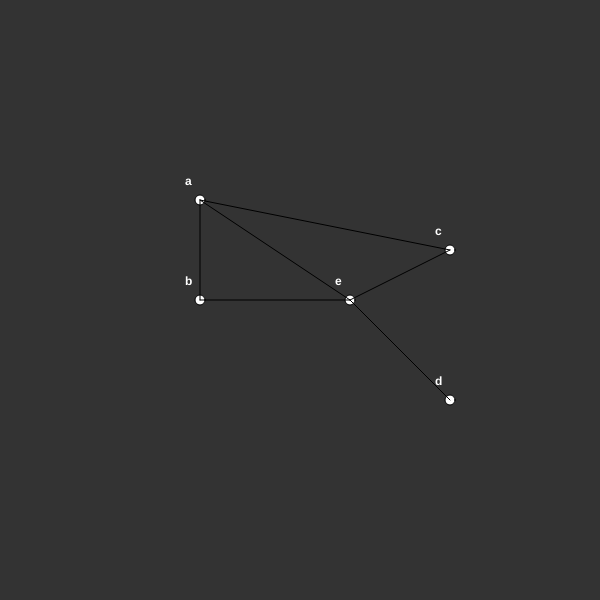
Frame 1 (no input)
Frame 60 (no input): identical to frame 1, image omitted
Frame 120 (the mouse pressed at the canvas centre since frame 60): identical to frame 1, image omitted

The p5.js sketch that drew this single still picture (run headless with seeded random() and noise() and a simulated clock; from frame 60 on, the mouse is pressed at the canvas centre):

// p5.js sketch
// ── sketch.js
var mygraph;
var nodes = [];
function setup() {
  createCanvas(600, 600)
  nodes.push(new Node("a", ["b", "e", "c"], createVector(200, 200)))
  nodes.push(new Node("b", ["a", "e"], createVector(200, 300)))
  nodes.push(new Node("c", ["a", "e"], createVector(450, 250)))
  nodes.push(new Node("d", ["e"], createVector(450, 400)))
  nodes.push(new Node("e", ["a", "b", "c", "d"], createVector(350, 300)))
  mygraph = new Graph(nodes);
}

function draw() {
  background(51);
  mygraph.show()
  mygraph.connect("a", "b")
  mygraph.connect("a", "e")
  mygraph.connect("a", "c")
  mygraph.connect("e", "d")
  mygraph.connect("e", "c")
  mygraph.connect("e", "b")
}

// ── graph.js
function Graph(nodes){
  this.nodes = nodes;
  this.show = function(){
    for(var i = 0; i < this.nodes.length; i++){
      this.nodes[i].show()
    }
  }
  this.connect = function(where, to){
    index1 = this.getIndex(where)
    index2 = this.getIndex(to)
    line(this.nodes[index1].pos.x, this.nodes[index1].pos.y, this.nodes[index2].pos.x, this.nodes[index2].pos.y)
  }

  this.getIndex = function(name){
    for(var i = 0; i < this.nodes.length; i++){
      if(this.nodes[i].name == name){
        return i
      }
    }
    return -1
  }

    this.searchPath = function(where, to){
      search_queue = []
      search_queue.push(this.nodes[0])
      var steps = 0
      firstel = [search_queue[0], ]
      while(search_queue){
        firstel = [search_queue.shift(), ]
        print("FEL ", firstel)
        for(var i = 0; i < firstel.length; i++){
          steps += 1;
          print("IT no. " ,steps)
          print( "CHECK ", this.check(firstel[i], to))
          if(this.check(firstel[i], to)){
            print("STEPS : ", steps)
            steps = 0
          }else{
            print("ADDED")
            print(firstel[i].neighbours)
            search_queue.push(firstel[i].neighbours)
          }
        }
      }
    }

    this.check = function(node, to){
      if(node.constructor == Array){
        for(var i = 0; i < node.length; i++){
          for(var j = 0; j < node[i].lengthl; j++){
            if(node[j].neighbours[i] == to){
              return true
            }
          }
        }
      }else{
        for(var i = 0; i < node.neighbours.length; i++){
          if(node.neighbours[i] == to){
            return true
          }
        }
      }
      return false
    }
}

// ── node.js
function Node(name, neighbours, pos){
  this.name = name;
  this.neighbours = neighbours;
  this.pos = pos
  this.show = function(){
    push()
    fill(255, 255, 255)
    ellipse(this.pos.x, this.pos.y, 10, 10)
    textStyle(BOLD)
    text(this.name, this.pos.x - 15, this.pos.y - 15)
    pop()
  }
}
